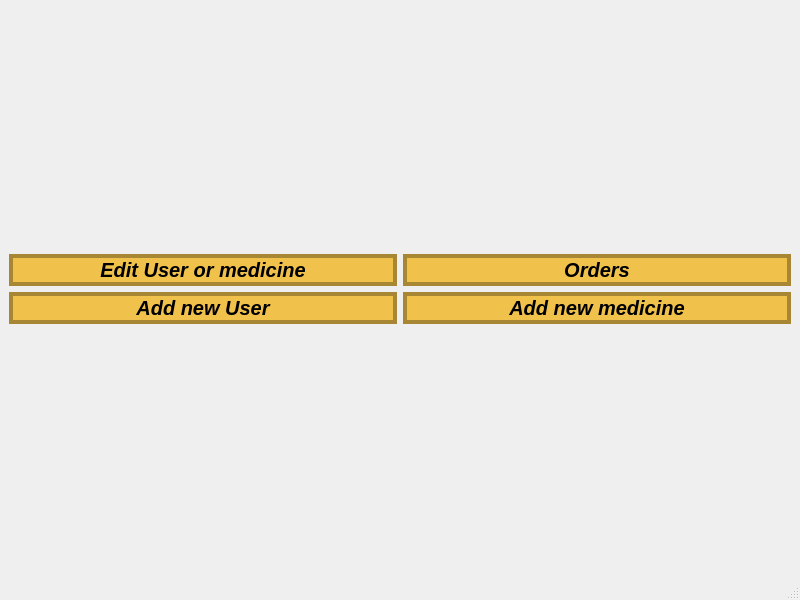
<?xml version="1.0" encoding="UTF-8"?>
<ui version="4.0">
 <class>main_admin</class>
 <widget class="QMainWindow" name="main_admin">
  <property name="geometry">
   <rect>
    <x>0</x>
    <y>0</y>
    <width>800</width>
    <height>600</height>
   </rect>
  </property>
  <property name="windowTitle">
   <string>MainWindow</string>
  </property>
  <widget class="QWidget" name="centralwidget">
   <layout class="QGridLayout" name="gridLayout_2">
    <item row="0" column="0">
     <layout class="QGridLayout" name="gridLayout">
      <item row="0" column="0">
       <widget class="QPushButton" name="pushButton">
        <property name="font">
         <font>
          <pointsize>15</pointsize>
          <weight>75</weight>
          <italic>true</italic>
          <bold>true</bold>
         </font>
        </property>
        <property name="styleSheet">
         <string notr="true">background-color: rgb(240, 193, 75);
border-color: rgb(168, 135, 52);
border-width:4px;
border-style:solid;</string>
        </property>
        <property name="text">
         <string>Edit User or medicine</string>
        </property>
       </widget>
      </item>
      <item row="0" column="1">
       <widget class="QPushButton" name="pushButton_2">
        <property name="font">
         <font>
          <pointsize>15</pointsize>
          <weight>75</weight>
          <italic>true</italic>
          <bold>true</bold>
         </font>
        </property>
        <property name="styleSheet">
         <string notr="true">background-color: rgb(240, 193, 75);
border-color: rgb(168, 135, 52);
border-width:4px;
border-style:solid;</string>
        </property>
        <property name="text">
         <string>Orders</string>
        </property>
       </widget>
      </item>
      <item row="1" column="0">
       <widget class="QPushButton" name="pushButton_3">
        <property name="font">
         <font>
          <pointsize>15</pointsize>
          <weight>75</weight>
          <italic>true</italic>
          <bold>true</bold>
         </font>
        </property>
        <property name="styleSheet">
         <string notr="true">background-color: rgb(240, 193, 75);
border-color: rgb(168, 135, 52);
border-width:4px;
border-style:solid;</string>
        </property>
        <property name="text">
         <string>Add new User</string>
        </property>
       </widget>
      </item>
      <item row="1" column="1">
       <widget class="QPushButton" name="pushButton_4">
        <property name="font">
         <font>
          <pointsize>15</pointsize>
          <weight>75</weight>
          <italic>true</italic>
          <bold>true</bold>
         </font>
        </property>
        <property name="styleSheet">
         <string notr="true">background-color: rgb(240, 193, 75);
border-color: rgb(168, 135, 52);
border-width:4px;
border-style:solid;</string>
        </property>
        <property name="text">
         <string>Add new medicine</string>
        </property>
       </widget>
      </item>
     </layout>
    </item>
   </layout>
  </widget>
  <widget class="QMenuBar" name="menubar">
   <property name="geometry">
    <rect>
     <x>0</x>
     <y>0</y>
     <width>800</width>
     <height>26</height>
    </rect>
   </property>
  </widget>
  <widget class="QStatusBar" name="statusbar"/>
 </widget>
 <resources/>
 <connections/>
</ui>
